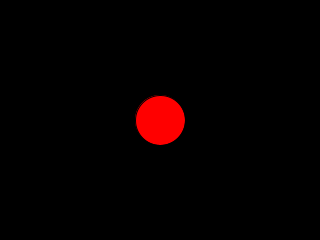
Frame 1 (no input)
Frame 60 (the mouse pressed at the canvas centre just before this capture): identical to frame 1, image omitted
Frame 120 (the mouse held since frame 60 and released just before this capture): identical to frame 1, image omitted

The Processing sketch that drew this single still picture (run headless with seeded random() and noise(); from frame 60 on, the mouse is pressed at the canvas centre):

// Processing sketch: sketch_functions
// ── sketch_functions.pde
void setup() {
  size(320, 240);
}

void draw() {
  background(0);
  flower();
}

// functions
void flower() {
  fill(255, 0, 0);
  ellipse(width/2, height/2, 50, 50);
}
